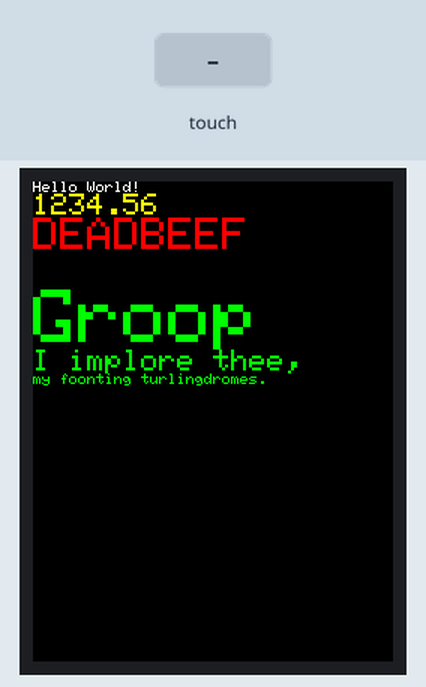
Recording of a sketch running on a simulated Arduino Mega 2560, built with avr-gcc and run on an emulated ATmega2560. Shown: 240×320 colour display. The inputs (shaded band) are chosen by the test bench. What the sketch prints to the serial monitor is not drawn.

Above: at 0.3 s.
At 2.4 s:
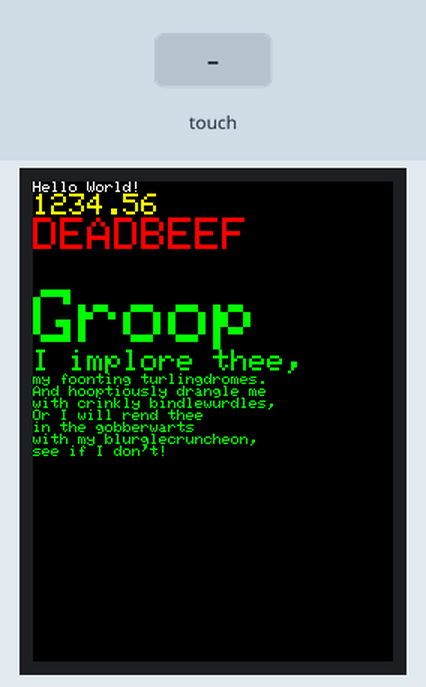
2.5 s: touch panel pressed at 13 % / 10 % of its raw x / y range
4.0 s: touch panel pressed at 38 % / 10 % of its raw x / y range
5.5 s: touch panel pressed at 38 % / 30 % of its raw x / y range
Timing chart, 0 to 8.5 s (numbered marks = the images above; inputs shaded):
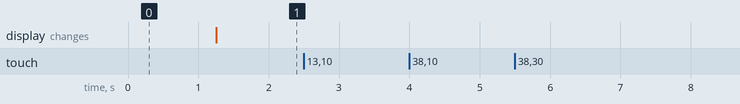

The sketch:

ili9341_grand_central.ino
```cpp
#pragma once
#include "SPI.h"
#include <Adafruit_GFX.h>
#include <gfxfont.h>
#include <Adafruit_ILI9341.h>
#include <XPT2046_Touchscreen.h>

#define TFT_CS_display 2 // chip select GPIO pin 2
#define TFT_CS_touch 3   // chip select GPIO pin 3
#define TIRQ_PIN 6
#define TFT_DC 4
#define TFT_MOSI 51
#define TFT_CLK 52
#define TFT_RST 5
#define TFT_MISO 50

XPT2046_Touchscreen touch(TFT_CS_touch, TIRQ_PIN);
Adafruit_ILI9341 tft(TFT_CS_display, TFT_DC, TFT_MOSI, TFT_CLK, TFT_RST, TFT_MISO); // display

void setup() {
  tft.begin();
  testText();
  Serial.begin(9600);
  touch.begin();
  touch.setRotation(1);
  Serial.print("TFT initialized");
  pinMode(TFT_CS_display, OUTPUT);
  pinMode(TFT_CS_touch, OUTPUT);
}

boolean wastouched = true;

void loop() {
  boolean istouched = touch.touched();
  if (istouched) {
    TS_Point p = touch.getPoint();
    Serial.print("X = ");
    Serial.print(p.x);
    Serial.print("Y = ");
    Serial.print(p.y);
    Serial.print("Z = ");
    Serial.print(p.z);
  }
}

unsigned long testText() {
  tft.fillScreen(ILI9341_BLACK);
  tft.setCursor(0, 0);
  tft.setTextColor(ILI9341_WHITE);  tft.setTextSize(1);
  tft.println("Hello World!");
  tft.setTextColor(ILI9341_YELLOW); tft.setTextSize(2);
  tft.println(1234.56);
  tft.setTextColor(ILI9341_RED);    tft.setTextSize(3);
  tft.println(0xDEADBEEF, HEX);
  tft.println();
  tft.setTextColor(ILI9341_GREEN);
  tft.setTextSize(5);
  tft.println("Groop");
  tft.setTextSize(2);
  tft.println("I implore thee,");
  tft.setTextSize(1);
  tft.println("my foonting turlingdromes.");
  delay(1000);
  tft.println("And hooptiously drangle me");
  tft.println("with crinkly bindlewurdles,");
  tft.println("Or I will rend thee");
  tft.println("in the gobberwarts");
  tft.println("with my blurglecruncheon,");
  tft.println("see if I don't!");
}
```

Measured:
- after the input at 2.5 s, every drawn part: stays the same
- after the input at 4.0 s, every drawn part: stays the same
- after the input at 5.5 s, every drawn part: stays the same
